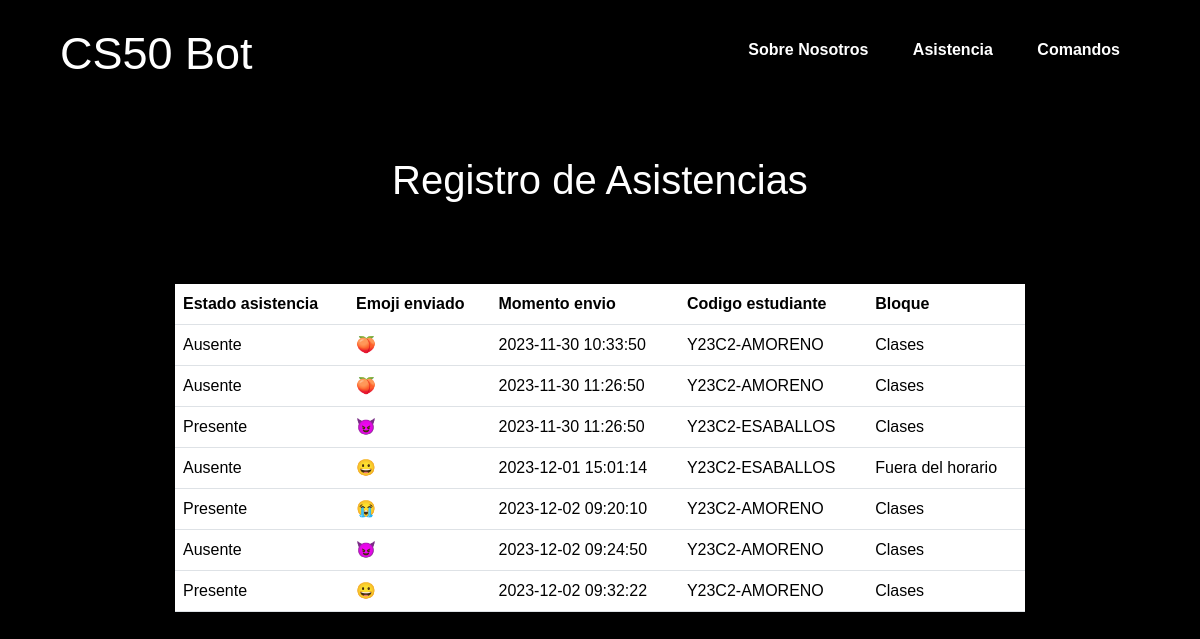
The page /asistencia on the database its author committed.
### tables this page shows
CREATE TABLE asistencia(id INTEGER PRIMARY KEY AUTOINCREMENT, 
estado_asistencia TEXT,
emoji_enviado TEXT,
momento_envio TIMESTAMP,
codigo_estudiante TEXT, 
bloque TEXT,
FOREIGN KEY (codigo_estudiante) REFERENCES usuarios(codigo_usuario));

### app.py (the view)
@app.route("/asistencia", methods=["GET"])
def asistencia():
    cur = get_cursor()
    asistencia = cur.execute("SELECT * FROM asistencia").fetchall()
    cur.close()
    return render_template("asistencia.html", asistencia = asistencia)

### app.py (called while the page is built)
def get_cursor():
    db = sqlite3.connect("bot.db")
    return db.cursor()

### templates/asistencia.html
{% extends "layout.html" %}
{% block body %}
<header class="header">
  <nav>
    <h1><a href="/">CS50 Bot</a></h1>
          <ul>
              <li><a href="/sobre_nosotros">Sobre Nosotros</a></li>
              <li><a href="/asistencia">Asistencia</a></li>
              <li><a href="/comandos">Comandos</a></li>
          </ul>
  </nav>
</header>
<div class="encabezado_asistencia">
  <h1>Registro de Asistencias</h1>
</div>
<table class="table">
  <thead>
    <tr>
      <th>Estado asistencia</th>
      <th>Emoji enviado</th>
      <th>Momento envio</th>
      <th>Codigo estudiante</th>
      <th>Bloque</th>
    </tr>
  </thead>
  <tbody>
      {% for i in asistencia %}
          <tr>
              <td>{{ i[1] }}</td>
              <td>{{ i[2] }}</td>
              <td>{{ i[3] }}</td>
              <td>{{ i[4] }}</td>
              <td>{{ i[5] }}</td>
          </tr>
      {% endfor %}
  </tbody>
</table>
{% endblock %}

### templates/layout.html (shortened to what this page needs)
<!DOCTYPE html>
<html lang="en">
<head>
    <link href="https://cdn.jsdelivr.net/npm/bootstrap@5.3.2/dist/css/bootstrap.min.css" rel="stylesheet">
    <link href="/static/styles.css" rel="stylesheet">
</head>
<body>
    {% block body %}{% endblock %}
</body>
</html>

### static/styles.css (style rules this page uses)
body { background-color: black; overflow: hidden; font-family: Arial, sans-serif; }
.header nav { display: flex; align-items: center; justify-content: space-between; padding-top: 20px; padding-left: 5%; padding-right: 5%; font-weight: bold; height: 56px; margin-top: 20px; }
.header h1 { color: white; font-size: 45px; }
.header ul li { display: inline-block; padding: 0px 20px; }
.header a { color: white; text-decoration: none; }
.table { width: 850px; margin: auto; margin-top: 80px; }
.encabezado_asistencia { text-align: center; color: #ffffff; margin-top: 80px; }

### rows shown on the page
asistencia: estado_asistencia "Ausente", emoji_enviado "🍑", momento_envio "2023-11-30 10:33:50", codigo_estudiante "Y23C2-AMORENO", bloque "Clases"
asistencia: estado_asistencia "Ausente", emoji_enviado "🍑", momento_envio "2023-11-30 11:26:50", codigo_estudiante "Y23C2-AMORENO", bloque "Clases"
asistencia: estado_asistencia "Presente", emoji_enviado "😈", momento_envio "2023-11-30 11:26:50", codigo_estudiante "Y23C2-ESABALLOS", bloque "Clases"
asistencia: estado_asistencia "Ausente", emoji_enviado "😀", momento_envio "2023-12-01 15:01:14", codigo_estudiante "Y23C2-ESABALLOS", bloque "Fuera del horario"
asistencia: estado_asistencia "Presente", emoji_enviado "😭", momento_envio "2023-12-02 09:20:10", codigo_estudiante "Y23C2-AMORENO", bloque "Clases"
asistencia: estado_asistencia "Ausente", emoji_enviado "😈", momento_envio "2023-12-02 09:24:50", codigo_estudiante "Y23C2-AMORENO", bloque "Clases"
asistencia: estado_asistencia "Presente", emoji_enviado "😀", momento_envio "2023-12-02 09:32:22", codigo_estudiante "Y23C2-AMORENO", bloque "Clases"
